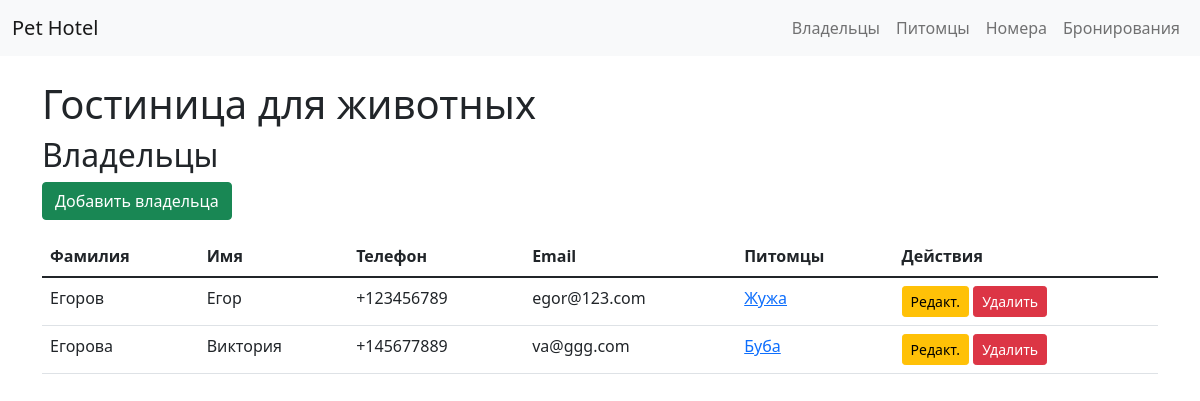
/hotel/owners/, run on the app's committed database.
### hotel/models.py (models this page shows, shortened)
class Owner(models.Model):
    last_name = models.CharField(max_length=100)
    first_name = models.CharField(max_length=100)
    phone = models.CharField(max_length=20)
    email = models.EmailField()

class Pet(models.Model):
    PET_TYPES = (('dog', 'Собака'), ('cat', 'Кошка'), ('other', 'Другое'))
    name = models.CharField(max_length=100)
    type = models.CharField(max_length=10, choices=PET_TYPES)
    breed = models.CharField(max_length=100, blank=True)
    owner = models.ForeignKey(Owner, on_delete=models.CASCADE)
    special_notes = models.TextField(blank=True)

### hotel/views.py (the view)
# urls.py: path('owners/', views.owner_list, name='owner_list'),
def owner_list(request):
    owners = Owner.objects.all()
    return render(request, 'hotel/owner_list.html', {'owners': owners})

### hotel/templates/hotel/owner_list.html
{% extends 'hotel/base.html' %}
{% block content %}
<h2>Владельцы</h2>
<a href="{% url 'owner_create' %}" class="btn btn-success mb-3">Добавить владельца</a>
<table class="table">
    <thead>
        <tr>
            <th>Фамилия</th>
            <th>Имя</th>
            <th>Телефон</th>
            <th>Email</th>
            <th>Питомцы</th>
            <th>Действия</th>
        </tr>
    </thead>
    <tbody>
        {% for owner in owners %}
        <tr>
            <td>{{ owner.last_name }}</td>
            <td>{{ owner.first_name }}</td>
            <td>{{ owner.phone }}</td>
            <td>{{ owner.email }}</td>
            <td>
                {% for pet in owner.pet_set.all %}
                    <a href="{% url 'pet_detail' pet.id %}">{{ pet.name }}</a>{% if not forloop.last %}, {% endif %}
                {% empty %}
                    нет питомцев
                    <a href="{% url 'pet_create_for_owner' owner.id %}" class="btn btn-sm btn-success ms-2">+ Добавить</a>
                {% endfor %}
            </td>
            <td>
                <a href="{% url 'owner_edit' owner.id %}" class="btn btn-sm btn-warning">Редакт.</a>
                <a href="{% url 'owner_delete' owner.id %}" class="btn btn-sm btn-danger">Удалить</a>
            </td>
        </tr>
        {% endfor %}
    </tbody>
</table>
{% endblock %}

### data on the page
Owner: last_name "Егоров", first_name "Егор", phone "+123456789", email "egor@123.com"
Pet: name "Жужа"
Owner: last_name "Егорова", first_name "Виктория", phone "+145677889", email "va@ggg.com"
Pet: name "Буба"
